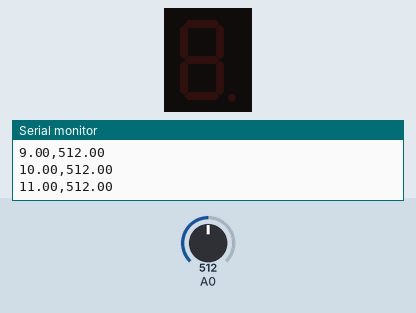
Recording of a program running on a simulated Arduino Uno, built with avr-gcc and run on an emulated ATmega328P. Shown: 1-digit seven-segment display, the last lines printed to the serial monitor. Wiring (inferred from the names in the program): 1-digit 7-segment display, segments lit when LOW: segments pin 9, pin 7, pin 5, pin 3, pin 2, pin 8, pin 6, pin 4. The test bench sets the inputs (shaded band); at power-on: A0 = 512. The segment pins are drawn as the display they are named for.

Above: at 1.2 s.
1.3 s: A0 set to 716
At 3.48 s:
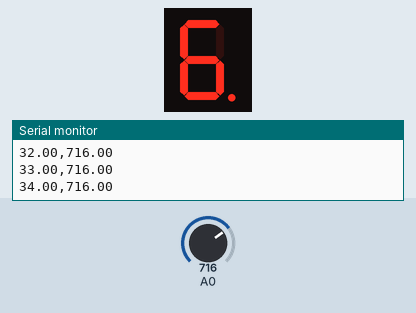
4.3 s: A0 set to 900
At 6.92 s:
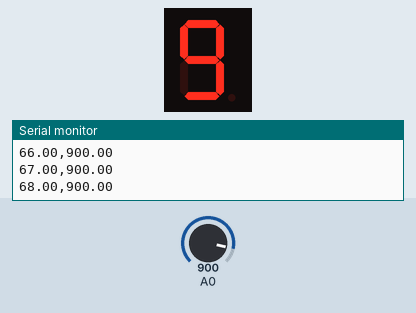
7.3 s: A0 set to 122
At 10.25 s:
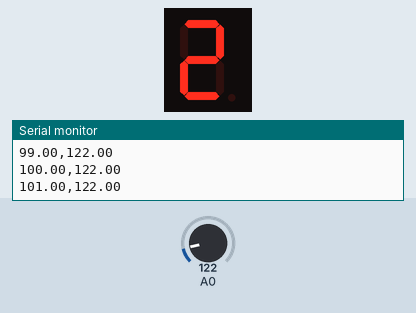

The program:

main.cpp
```cpp
#include <Arduino.h>
#include <display4_7.h>

int i_call = 0;
float i = 0;
int digit_pins[] = {10,11,12,13};
int segment_pins[] = {9,7,5,3,2,8,6,4};
Display7Sements4Digits display47(digit_pins, segment_pins);

void setup() {
    Serial.begin(9600);
    display47.init();
}

void loop() {
    float sensorValue = (float) analogRead(A0);
    //float temp = sensorValue * (5.0 / 1024.0) * 100.;
    Serial.print(i);
    Serial.print(',');
    Serial.println(sensorValue);
    if (i_call > 32) {
       char buffer[6];
       dtostrf(sensorValue, 5, 1, buffer);
       display47.set(buffer);
       i_call = 0;
   } else {
       i_call++;
   }
    display47.refresh();
    delay(100);
    i++;
}
```
